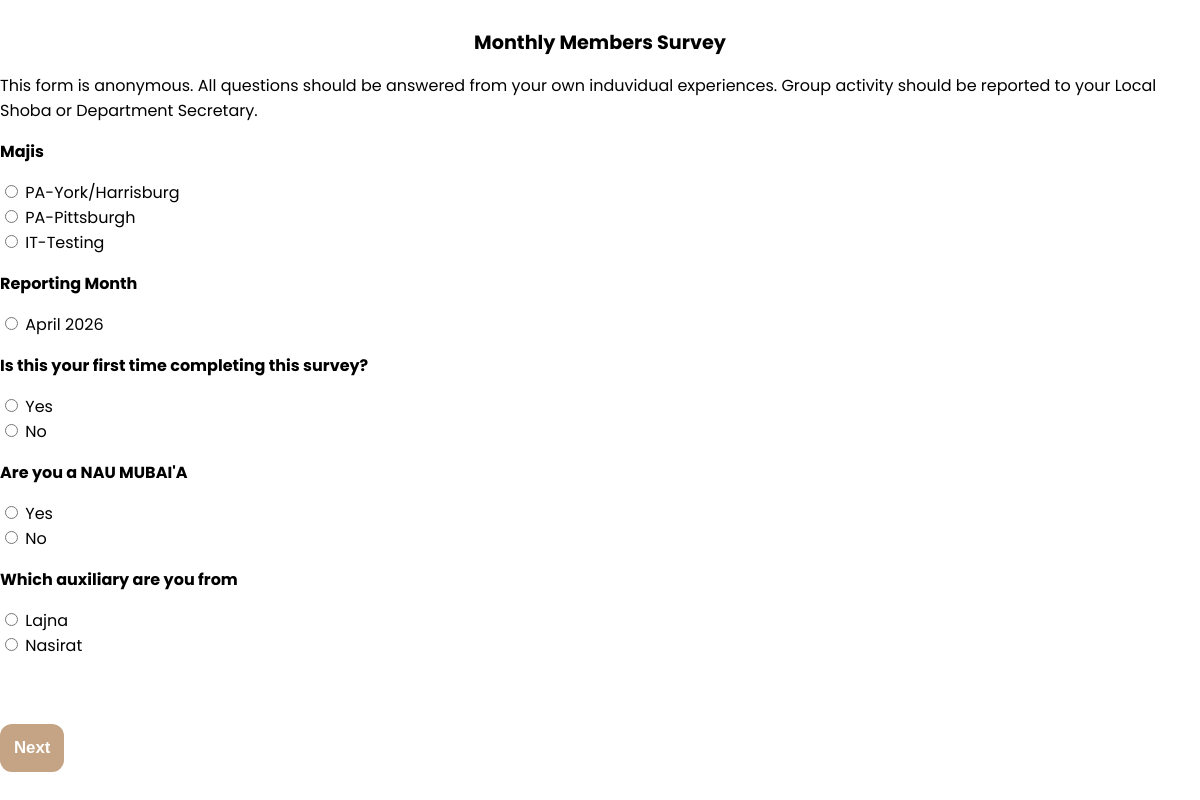
The page /SurveyPages/memberSurvey.php on the database its author committed.
### tables this page shows
CREATE TABLE FormTemplate (
template_id		INT			 		NOT NULL  						AUTO_INCREMENT,
temp_title		VARCHAR(50)			NOT NULL, 
temp_desc		TEXT				NOT NULL, 
temp_status		ENUM('Draft', 'Active', 'Archived')					NOT NULL, 
form_questions	JSON				NOT NULL, 
form_deadline	DATETIME			NOT NULL, 
updated_at		TIMESTAMP,
deleted_at		TIMESTAMP,
PRIMARY KEY (template_id)
);

### SurveyPages/memberSurvey.php (the view, shortened to what this page needs)
<?php
require_once __DIR__ . '/../include/db_connect.php';
$form_id = 1;
$queryForm = 'SELECT template_id, temp_title, temp_desc, temp_status, form_questions, form_deadline
				FROM FormTemplate
				WHERE template_id = :template_id';
$stmt2 = $db->prepare($queryForm);
$stmt2->bindValue(':template_id', $form_id);
$stmt2->execute();
$row = $stmt2->fetch();
$allQuestions = json_decode($row['form_questions'], true);
$answers = $_POST['answers'] ?? [];
$step = $_POST['step'] ?? 1;
$currentGroup = $_POST['currentGroup'] ?? 1;
$branchAnswer = null;
$displayQuestions = [];
if (!isset($_POST['submit_quiz'])):
	if ($step == 1)
	{
		foreach ($allQuestions as $q) if ($q['id'] <= 5) $displayQuestions[] = $q;
	}
endif;
?>
<!DOCTYPE html>
<html lang="en">
<head>
	<link rel="stylesheet" href="../style.css">
</head>
<body>
	<form method="post" >
<?php if ($step == 1): ?>
<h2><?= ($row['temp_title']) ?></h2>
<p><?= ($row['temp_desc']) ?></p>
<?php endif; ?>
<?php foreach ($displayQuestions as $q): ?>
    <div>
        <p><strong><?= ($q['question']) ?></strong></p>
        <?php if ($q['id'] == 25): ?>
            <input type="text" style="width: 400px; height: 150px;"
                   name="answers[<?= $q['id'] ?>]"
                   value="<?= isset($answers[$q['id']]) ? htmlspecialchars($answers[$q['id']]) : '' ?>"
                   <?php if (!isset($_POST['back'])) echo 'required'; ?>>
        <?php else: ?>
            <?php foreach ($q['options'] as $i => $option): ?>
                <label>
                    <input type="radio"
                           name="answers[<?= $q['id'] ?>]"
                           value="<?= $option ?>"
                           <?= (isset($answers[$q['id']]) && $answers[$q['id']] == $option) ? 'checked' : '' ?>
                           <?php if (!isset($_POST['back'])) echo 'required'; ?>>
                    <?= $option ?>
                </label><br>
            <?php endforeach; ?>
        <?php endif; ?>
    </div>
<?php endforeach; ?>
<br><br>
<?php
if (!isset($_POST['submit_quiz'])):
	if ($step == 1 || ($step == 2 && ($branchAnswer === 1 && $currentGroup < 5 || $branchAnswer === 0)))
	{
		echo '<button type="submit" name="next">Next</button>';
	} else
	{
		echo '<button type="submit" name="back" formnovalidate>Back</button> ';
		echo '<button type="submit" name="submit_quiz">Submit Report</button>';
	}
 endif;
?>
</form>
</body>
</html>

### style.css (style rules this page uses)
body { margin: 0; min-height: 100vh; background-image: url("images/background.png"); font-family: 'Poppins', Arial, Helvetica, sans-serif; display: flex; flex-direction: column; justify-content: center; align-items: center; }
button { margin-top: 16px; padding: 14px; border-radius: 12px; border: none; background-color: #c4a484; color: white; font-size: 1.05em; font-weight: 600; cursor: pointer; }
h2 { text-align: center; margin-top: 0; font-size: 1.2em; margin-bottom: 10px; }

### rows shown on the page
formtemplate: temp_title "Monthly Members Survey", temp_desc "This form is anonymous. All questions should be answered from your own induvidual experiences. Group activity should be reported to your Local Shoba or Department Secretary."

### other values the page prints
$q['question'] "Majis"
$option "PA-York/Harrisburg"
$option "PA-Pittsburgh"
$option "IT-Testing"
$q['question'] "Reporting Month"
$option "April 2026"
$q['question'] "Is this your first time completing this survey?"
$option "Yes"
$option "No"
$q['question'] "Are you a NAU MUBAI'A"
$q['question'] "Which auxiliary are you from"
$option "Lajna"
$option "Nasirat"
